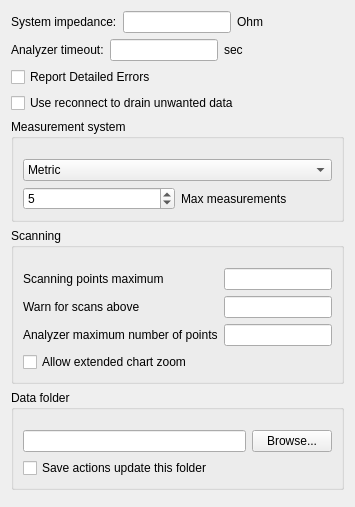
     <widget class="QWidget" name="General">
      <attribute name="title">
       <string>General</string>
      </attribute>
      <layout class="QFormLayout" name="formLayout_5">
       <item row="0" column="0">
        <layout class="QHBoxLayout" name="horizontalLayout_38">
         <item>
          <layout class="QVBoxLayout" name="verticalLayout_19">
           <item>
            <layout class="QHBoxLayout" name="horizontalLayout_29">
             <item>
              <widget class="QLabel" name="label_4">
               <property name="text">
                <string>System impedance:</string>
               </property>
              </widget>
             </item>
             <item>
              <widget class="QLineEdit" name="lineEdit_systemImpedance">
               <property name="sizePolicy">
                <sizepolicy hsizetype="Preferred" vsizetype="Fixed">
                 <horstretch>0</horstretch>
                 <verstretch>0</verstretch>
                </sizepolicy>
               </property>
               <property name="maxLength">
                <number>4</number>
               </property>
              </widget>
             </item>
             <item>
              <widget class="QLabel" name="label_6">
               <property name="text">
                <string>Ohm</string>
               </property>
              </widget>
             </item>
             <item>
              <spacer name="horizontalSpacer_4">
               <property name="orientation">
                <enum>Qt::Orientation::Horizontal</enum>
               </property>
               <property name="sizeHint" stdset="0">
                <size>
                 <width>40</width>
                 <height>20</height>
                </size>
               </property>
              </spacer>
             </item>
            </layout>
           </item>
           <item>
            <layout class="QHBoxLayout" name="horizontalLayout_analyzerTimeout">
             <item>
              <widget class="QLabel" name="label_analyzerTimeout">
               <property name="toolTip">
                <string>How long a scan can go without receiving any data before it's treated as failed (device unreachable, or busy -- held open by another program or another AntScopeZ window).</string>
               </property>
               <property name="text">
                <string>Analyzer timeout:</string>
               </property>
              </widget>
             </item>
             <item>
              <widget class="QLineEdit" name="lineEdit_analyzerTimeout">
               <property name="toolTip">
                <string>How long a scan can go without receiving any data before it's treated as failed (device unreachable, or busy -- held open by another program or another AntScopeZ window).</string>
               </property>
               <property name="sizePolicy">
                <sizepolicy hsizetype="Preferred" vsizetype="Fixed">
                 <horstretch>0</horstretch>
                 <verstretch>0</verstretch>
                </sizepolicy>
               </property>
               <property name="maxLength">
                <number>3</number>
               </property>
              </widget>
             </item>
             <item>
              <widget class="QLabel" name="label_analyzerTimeoutUnit">
               <property name="text">
                <string>sec</string>
               </property>
              </widget>
             </item>
             <item>
              <spacer name="horizontalSpacer_analyzerTimeout">
               <property name="orientation">
                <enum>Qt::Orientation::Horizontal</enum>
               </property>
               <property name="sizeHint" stdset="0">
                <size>
                 <width>40</width>
                 <height>20</height>
                </size>
               </property>
              </spacer>
             </item>
            </layout>
           </item>
           <item>
            <widget class="QCheckBox" name="checkBoxReportDetailedErrors">
             <property name="toolTip">
              <string>Shows additional, more technical analyzer error messages (BLE connection/protocol errors) in the analyzer error dialog. Off by default -- these are frequent and low-level enough to be more noise than help for most day-to-day use. The small set of always-shown messages (analyzer busy/unreachable) aren't affected by this.</string>
             </property>
             <property name="text">
              <string>Report Detailed Errors</string>
             </property>
            </widget>
           </item>
           <item>
            <widget class="QCheckBox" name="checkBoxReconnectToDrain">
             <property name="toolTip">
              <string>Neither the classic ASCII nor the V2/LiteVNA64 binary NanoVNA protocol has a wire-level "abort a scan in progress" command -- once asked for N points, the device (real or emulated) is going to send all of them. By default, stopping a scan early waits out whatever's still outstanding and quietly discards it. Checking this instead closes and reopens the connection right away, which is often faster for a large scan -- but isn't guaranteed to make every device actually discard what it already queued internally, only that AntScopeZ itself stops listening and resyncs cleanly on the next connect.</string>
             </property>
             <property name="text">
              <string>Use reconnect to drain unwanted data</string>
             </property>
            </widget>
           </item>
           <item>
            <widget class="QGroupBox" name="groupBox_7">
             <property name="title">
              <string>Measurement system</string>
             </property>
             <layout class="QVBoxLayout" name="verticalLayout_18">
              <property name="topMargin">
               <number>20</number>
              </property>
              <item>
               <widget class="QComboBox" name="measureSystemComboBox">
                <property name="sizePolicy">
                 <sizepolicy hsizetype="Expanding" vsizetype="Fixed">
                  <horstretch>0</horstretch>
                  <verstretch>0</verstretch>
                 </sizepolicy>
                </property>
                <item>
                 <property name="text">
                  <string>Metric</string>
                 </property>
                </item>
                <item>
                 <property name="text">
                  <string>Imperial</string>
                 </property>
                </item>
               </widget>
              </item>
              <item>
               <layout class="QHBoxLayout" name="horizontalLayout_36">
                <item>
                 <widget class="QSpinBox" name="spinBoxMeasurements">
                  <property name="toolTip">
                   <string>The maximum number of simultaneously displayed measurements</string>
                  </property>
                  <property name="minimum">
                   <number>1</number>
                  </property>
                  <property name="maximum">
                   <number>15</number>
                  </property>
                  <property name="value">
                   <number>5</number>
                  </property>
                 </widget>
                </item>
                <item>
                 <widget class="QLabel" name="label_33">
                  <property name="toolTip">
                   <string>The maximum number of simultaneously displayed measurements</string>
                  </property>
                  <property name="text">
                   <string>Max measurements</string>
                  </property>
                 </widget>
                </item>
               </layout>
              </item>
             </layout>
            </widget>
           </item>
           <item>
            <widget class="QGroupBox" name="groupBox_12">
             <property name="minimumSize">
              <size>
               <width>0</width>
               <height>0</height>
              </size>
             </property>
             <property name="title">
              <string>Scanning</string>
             </property>
             <layout class="QVBoxLayout" name="verticalLayout_14">
              <property name="topMargin">
               <number>20</number>
              </property>
              <item>
               <layout class="QFormLayout" name="formLayout_scanning">
                <item row="0" column="0">
                 <widget class="QLabel" name="label_scanPointsMax">
                  <property name="toolTip">
                   <string>The Points field/slider's practical ceiling (50-10000). Lower this if your device or scan speed doesn't need the full range.</string>
                  </property>
                  <property name="text">
                   <string>Scanning points maximum</string>
                  </property>
                 </widget>
                </item>
                <item row="0" column="1">
                 <widget class="QLineEdit" name="lineEditScanPointsMax">
                  <property name="toolTip">
                   <string>The Points field/slider's practical ceiling (50-10000). Lower this if your device or scan speed doesn't need the full range.</string>
                  </property>
                  <property name="maxLength">
                   <number>5</number>
                  </property>
                 </widget>
                </item>
                <item row="1" column="0">
                 <widget class="QLabel" name="label_scanWarnThreshold">
                  <property name="toolTip">
                   <string>Starting a scan requesting more points than this pops a confirm/cancel warning first (50-10000).</string>
                  </property>
                  <property name="text">
                   <string>Warn for scans above</string>
                  </property>
                 </widget>
                </item>
                <item row="1" column="1">
                 <widget class="QLineEdit" name="lineEditScanWarnThreshold">
                  <property name="toolTip">
                   <string>Starting a scan requesting more points than this pops a confirm/cancel warning first (50-10000).</string>
                  </property>
                  <property name="maxLength">
                   <number>5</number>
                  </property>
                 </widget>
                </item>
                <item row="2" column="0">
                 <widget class="QLabel" name="label_analyzerMaxPoints">
                  <property name="toolTip">
                   <string>How many points a single sweep request actually carries to the device (50-10000). A scan asking for more gets split into multiple sequential sweeps and stitched together.</string>
                  </property>
                  <property name="text">
                   <string>Analyzer maximum number of points</string>
                  </property>
                 </widget>
                </item>
                <item row="2" column="1">
                 <widget class="QLineEdit" name="lineEditAnalyzerMaxPoints">
                  <property name="toolTip">
                   <string>How many points a single sweep request actually carries to the device (50-10000). A scan asking for more gets split into multiple sequential sweeps and stitched together.</string>
                  </property>
                  <property name="maxLength">
                   <number>5</number>
                  </property>
                 </widget>
                </item>
                <item row="3" column="0" colspan="2">
                 <widget class="QCheckBox" name="checkBoxExtendedChartZoom">
                  <property name="toolTip">
                   <string>Lets Ctrl+scroll/Ctrl+/- zoom the SWR/Z=R+jX/Z=R‖jX/RL charts' Y-axis, and plain scroll zoom the TDR chart's distance axis, past their normal preset limits.</string>
                  </property>
                  <property name="text">
                   <string>Allow extended chart zoom</string>
                  </property>
                 </widget>
                </item>
               </layout>
              </item>
             </layout>
            </widget>
           </item>
          </layout>
         </item>
        </layout>
       </item>
       <item row="1" column="0" colspan="2">
        <widget class="QGroupBox" name="groupBoxDataFolder">
         <property name="title">
          <string>Data folder</string>
         </property>
         <layout class="QVBoxLayout" name="verticalLayout_dataFolder">
          <property name="topMargin">
           <number>20</number>
          </property>
          <item>
           <layout class="QHBoxLayout" name="horizontalLayout_dataFolder">
            <item>
             <widget class="QLineEdit" name="dataFolderLineEdit">
              <property name="sizePolicy">
               <sizepolicy hsizetype="Expanding" vsizetype="Fixed">
                <horstretch>0</horstretch>
                <verstretch>0</verstretch>
               </sizepolicy>
              </property>
              <property name="alignment">
               <set>Qt::AlignmentFlag::AlignLeading|Qt::AlignmentFlag::AlignLeft|Qt::AlignmentFlag::AlignVCenter</set>
              </property>
              <property name="readOnly">
               <bool>true</bool>
              </property>
             </widget>
            </item>
            <item>
             <widget class="QPushButton" name="dataFolderBrowseBtn">
              <property name="text">
               <string>Browse...</string>
              </property>
             </widget>
            </item>
           </layout>
          </item>
          <item>
           <widget class="QCheckBox" name="dataFolderFollowsSavesCheckBox">
            <property name="text">
             <string>Save actions update this folder</string>
            </property>
           </widget>
          </item>
         </layout>
        </widget>
       </item>
       <item row="2" column="0" colspan="2">
        <spacer name="verticalSpacer_general_bottom">
         <property name="orientation">
          <enum>Qt::Orientation::Vertical</enum>
         </property>
         <property name="sizeHint" stdset="0">
          <size>
           <width>20</width>
           <height>0</height>
          </size>
         </property>
        </spacer>
       </item>
      </layout>
     </widget>
